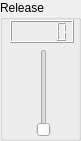
            <widget class="QGroupBox" name="Slider4Box">
             <property name="minimumSize">
              <size>
               <width>81</width>
               <height>141</height>
              </size>
             </property>
             <property name="maximumSize">
              <size>
               <width>81</width>
               <height>141</height>
              </size>
             </property>
             <property name="title">
              <string>Release</string>
             </property>
             <widget class="QWidget" name="layoutWidget_30">
              <property name="geometry">
               <rect>
                <x>10</x>
                <y>20</y>
                <width>66</width>
                <height>117</height>
               </rect>
              </property>
              <layout class="QVBoxLayout" name="verticalLayout_161">
               <item>
                <widget class="QLCDNumber" name="dcfReleaseTimeLCD">
                 <property name="maximumSize">
                  <size>
                   <width>64</width>
                   <height>23</height>
                  </size>
                 </property>
                </widget>
               </item>
               <item>
                <layout class="QHBoxLayout" name="horizontalLayout_70">
                 <item>
                  <spacer name="horizontalSpacer_101">
                   <property name="orientation">
                    <enum>Qt::Horizontal</enum>
                   </property>
                   <property name="sizeHint" stdset="0">
                    <size>
                     <width>18</width>
                     <height>20</height>
                    </size>
                   </property>
                  </spacer>
                 </item>
                 <item>
                  <widget class="QSlider" name="dcfReleaseTime_Slider">
                   <property name="orientation">
                    <enum>Qt::Vertical</enum>
                   </property>
                  </widget>
                 </item>
                 <item>
                  <spacer name="horizontalSpacer_102">
                   <property name="orientation">
                    <enum>Qt::Horizontal</enum>
                   </property>
                   <property name="sizeHint" stdset="0">
                    <size>
                     <width>18</width>
                     <height>20</height>
                    </size>
                   </property>
                  </spacer>
                 </item>
                </layout>
               </item>
              </layout>
             </widget>
            </widget>
